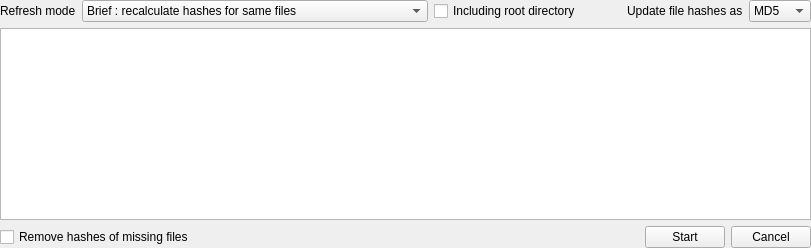
      <widget class="QWidget" name="pageUpdateOptions">
       <layout class="QVBoxLayout" name="verticalLayout_10">
        <property name="margin">
         <number>0</number>
        </property>
        <item>
         <layout class="QVBoxLayout" name="verticalLayoutUpdateOptions">
          <item>
           <layout class="QHBoxLayout" name="verticalLayoutUpdateOptions3">
            <item>
             <widget class="QLabel" name="labelRefreshMode">
              <property name="text">
               <string>Refresh mode</string>
              </property>
             </widget>
            </item>
            <item>
             <widget class="QComboBox" name="comboBoxUpdateMode">
              <item>
               <property name="text">
                <string>Brief : recalculate hashes for same files</string>
               </property>
              </item>
              <item>
               <property name="text">
                <string>Deep : search for new files in same directories</string>
               </property>
              </item>
              <item>
               <property name="text">
                <string>delta-Deep: update only new files in &quot;Deep&quot; mode</string>
               </property>
              </item>
              <item>
               <property name="text">
                <string>Complete : search for new files recursively</string>
               </property>
              </item>
              <item>
               <property name="text">
                <string>delta-Complete: update only new files in &quot;Complete&quot; mode</string>
               </property>
              </item>
             </widget>
            </item>
            <item>
             <widget class="QCheckBox" name="checkBoxUpdateRootDir">
              <property name="text">
               <string>Including root directory</string>
              </property>
             </widget>
            </item>
            <item>
             <spacer name="horizontalSpacerUpdateOptions2">
              <property name="orientation">
               <enum>Qt::Horizontal</enum>
              </property>
              <property name="sizeHint" stdset="0">
               <size>
                <width>40</width>
                <height>20</height>
               </size>
              </property>
             </spacer>
            </item>
            <item>
             <widget class="QLabel" name="labelRefreshHash">
              <property name="text">
               <string>Update file hashes as</string>
              </property>
             </widget>
            </item>
            <item>
             <widget class="QComboBox" name="comboBoxUpdateHashType">
              <property name="currentIndex">
               <number>1</number>
              </property>
              <item>
               <property name="text">
                <string>MD4</string>
               </property>
              </item>
              <item>
               <property name="text">
                <string>MD5</string>
               </property>
              </item>
              <item>
               <property name="text">
                <string>SHA1</string>
               </property>
              </item>
             </widget>
            </item>
           </layout>
          </item>
          <item>
           <widget class="QTextBrowser" name="textBrowserMissingFiles">
            <property name="lineWrapMode">
             <enum>QTextEdit::NoWrap</enum>
            </property>
            <property name="acceptRichText">
             <bool>false</bool>
            </property>
            <property name="openLinks">
             <bool>false</bool>
            </property>
           </widget>
          </item>
          <item>
           <layout class="QHBoxLayout" name="verticalLayoutUpdateOptions2">
            <item>
             <widget class="QCheckBox" name="checkBoxRemoveMissingFiles">
              <property name="text">
               <string>Remove hashes of missing files</string>
              </property>
             </widget>
            </item>
            <item>
             <spacer name="horizontalSpacerUpdateOptions1">
              <property name="orientation">
               <enum>Qt::Horizontal</enum>
              </property>
              <property name="sizeHint" stdset="0">
               <size>
                <width>40</width>
                <height>20</height>
               </size>
              </property>
             </spacer>
            </item>
            <item>
             <widget class="QPushButton" name="pushButtonStartUpdating">
              <property name="text">
               <string>Start</string>
              </property>
              <property name="icon">
               <iconset resource="main.qrc">
                <normaloff>:/resources/images/go-next.png</normaloff>:/resources/images/go-next.png</iconset>
              </property>
             </widget>
            </item>
            <item>
             <widget class="QPushButton" name="pushButtonCancelUpdating">
              <property name="text">
               <string>Cancel</string>
              </property>
              <property name="icon">
               <iconset resource="main.qrc">
                <normaloff>:/resources/images/process-stop.png</normaloff>:/resources/images/process-stop.png</iconset>
              </property>
             </widget>
            </item>
           </layout>
          </item>
         </layout>
        </item>
       </layout>
      </widget>
